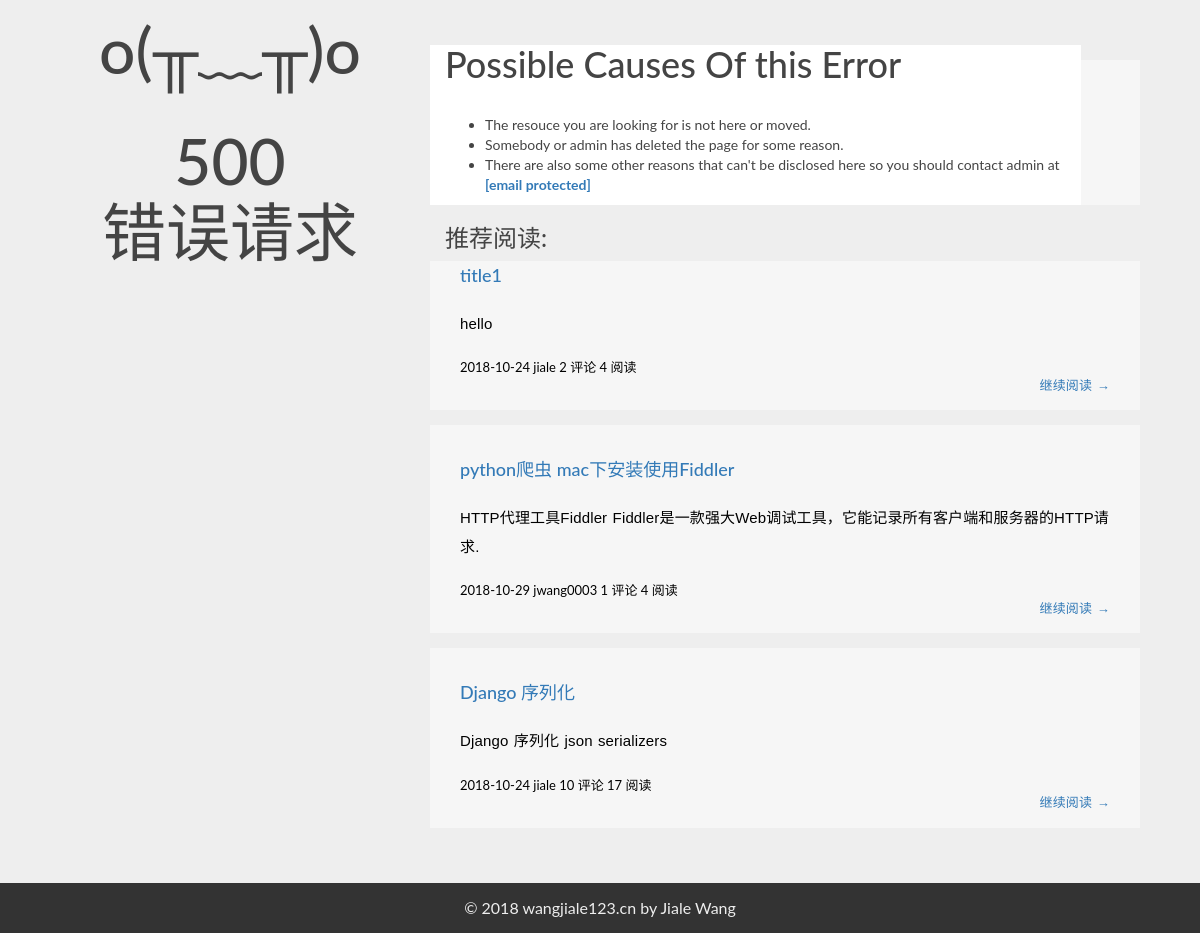
The page /500 on the database as committed earlier.
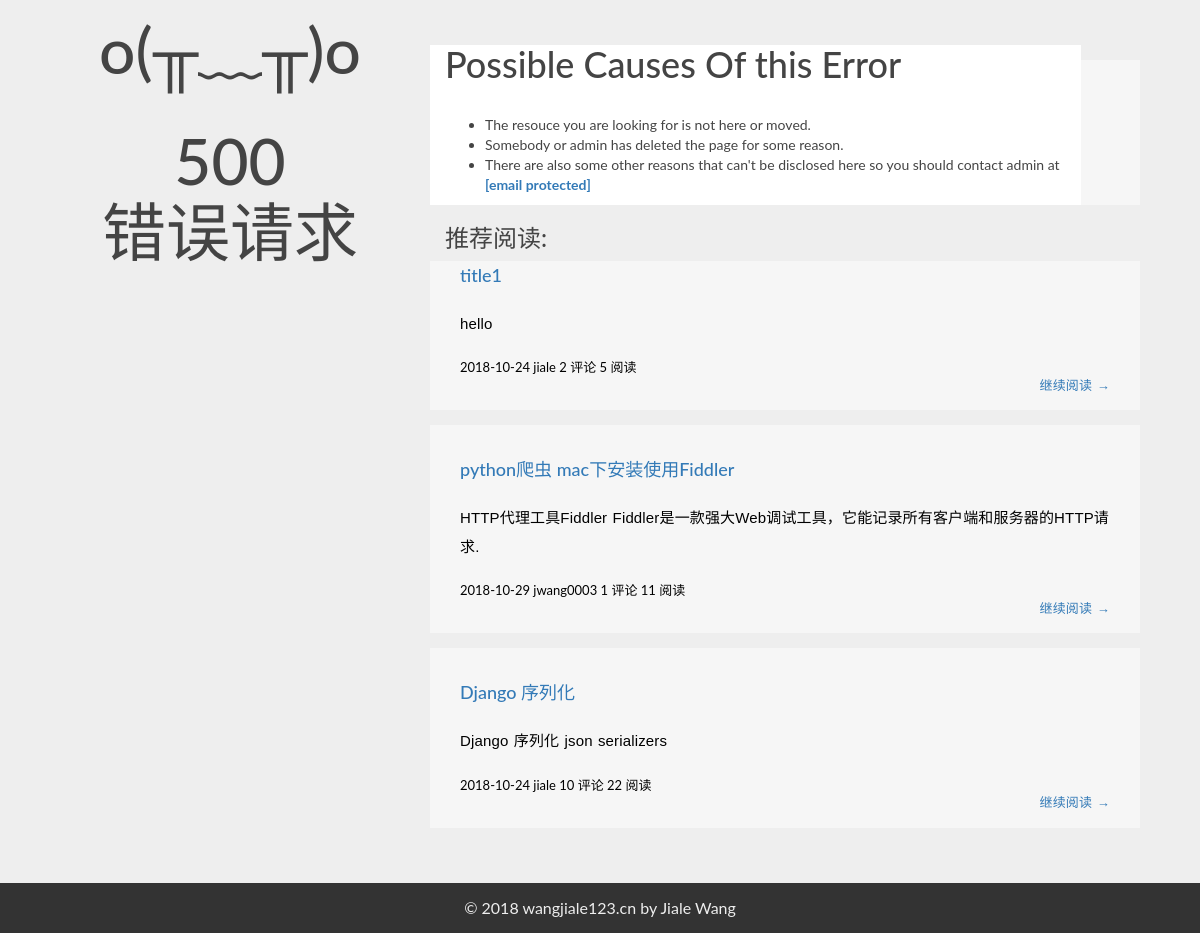
The same page on the database as committed later.
### blog/models.py (models this page shows, shortened)
class Post(models.Model):
    title = models.CharField(max_length=200)  # 博客标题
    body = models.TextField(blank=True, null=True)  # 文章正文
    digest = models.TextField(blank=True, null=True)  # 文章摘要
    picture = models.CharField(max_length=200)  # 标题图片地址
    created_time = models.DateTimeField(auto_now_add=True)  # 文章的创建时间
    modified_time = models.DateTimeField()  # 文章最后修改时间
    view_num = models.BigIntegerField(default=0)  # 阅读数
    comment_num = models.BigIntegerField(default=0)  # 评论数
    author = models.ForeignKey(User, verbose_name=u'作者', on_delete=models.CASCADE)
    category = models.ForeignKey('Category', verbose_name=u'文章类型', on_delete=models.CASCADE)
    tag = models.ManyToManyField(Tag, blank=True)  # 标签
    def get_absolute_url(self):
        return reverse('blog:detail', kwargs={'post_id': self.id})

### blog/views.py (the view)
# urls.py: url(r'^500$', views.page_error),
@cache_page(48 * 3600)
def page_error(request):
    post_list = recommend()
    return render_to_response('errors/500.html', context={'post_list': post_list})

### blog/views.py (called while the page is built)
def recommend():
    post_list = Post.objects.all().order_by('view_num')
    return post_list[0:3]

### templates/errors/500.html (shortened to what this page needs)
{% load staticfiles %}
<html>
<head>
    <link href="{% static 'css/bootstrap.min.css' %}" rel="stylesheet"/>
    <link href="{% static 'css/custom.css' %}" rel="stylesheet"/>
</head>
<body style="background-color: #eeeeee">
<div class="container">
    <div class="col-md-12">
        <div class="col-md-4" style="font-size: xx-large; margin-top: 15px">
            <h1 class="point text-center" style="font-size: 200%">
                <div class="expression">
                    o(╥﹏╥)o
                </div>
                <hr>
                <div class="error_text">
                    500
                </div>
                <div class="text">
                    错误请求
                </div>
            </h1>
        </div>
        <div class="col-md-8" style="margin-top: 45px">
            <div class="col-md-11" style="background-color: white">
                <h1>Possible Causes Of this Error</h1>
                <br/>
                <ul>
                    <li>The resouce you are looking for is not here or moved.
                    </li>
                    <li>Somebody or admin has deleted the page for some reason.
                    </li>
                    <li>There are also some other reasons that can't be disclosed here so you should contact admin
                        at
                        <strong><a href="#" class="__jialewang_email__"
                                   data-cfemail="5a323f362a1a3b3e3733343e35373b333474393537">[email&#160;protected]</a></strong>
                    </li>
                </ul>
            </div>
            {% if post_list %}
                <div class="col-md-12" style="padding-top: 20px; background-color: #eeeeee">
                    <h3>推荐阅读:</h3>
                </div>
                <div class="col-md=12">
                    {% include 'blog/blog_index.html' %}
                </div>
            {% endif %}
        </div>
    </div>
</div>
{% include 'footer.html' %}
</body>
</html>

### templates/blog/blog_index.html (shortened to what this page needs)
{% for post in post_list %}
    <div class="post post-{{ post.pk }}" style="margin: 15px 0px">
        <h4 class="post-title">
            <a href="{{ post.get_absolute_url }}">{{ post.title }}</a>
        </h4>
        <div class="post-content">
            <p>{{ post.digest }}</p>
        </div>
        <div class="post-meta">
            <div>
                <time class="post-date"
                      datetime="{{ post.created_time }}">{{ post.created_time|date:"Y-m-d" }}</time>
                <span class="post-author">{{ post.author }}</span>
                <span class="comments-link">{% if post.comment_num > 0 %}{{ post.comment_num }} {% else %}0{% endif %} 评论</span>
                <span class="views-count">{{ post.view_num }} 阅读</span>
            </div>
            <div class="read-more">
                <a href="{{ post.get_absolute_url }}" class="more-link">继续阅读 <span class="meta-nav">→</span></a>
            </div>
        </div>
    </div>
{% empty %}
    <div class="no-post">暂时还没有发布的文章！</div>
{% endfor %}

Rows that differ between the two databases and show on the page:
changed Post "title1": view_num "4" → "5"
changed Post "python爬虫 mac下安装使用Fiddler": view_num "4" → "11"
changed Post "Django 序列化": view_num "17" → "22"
